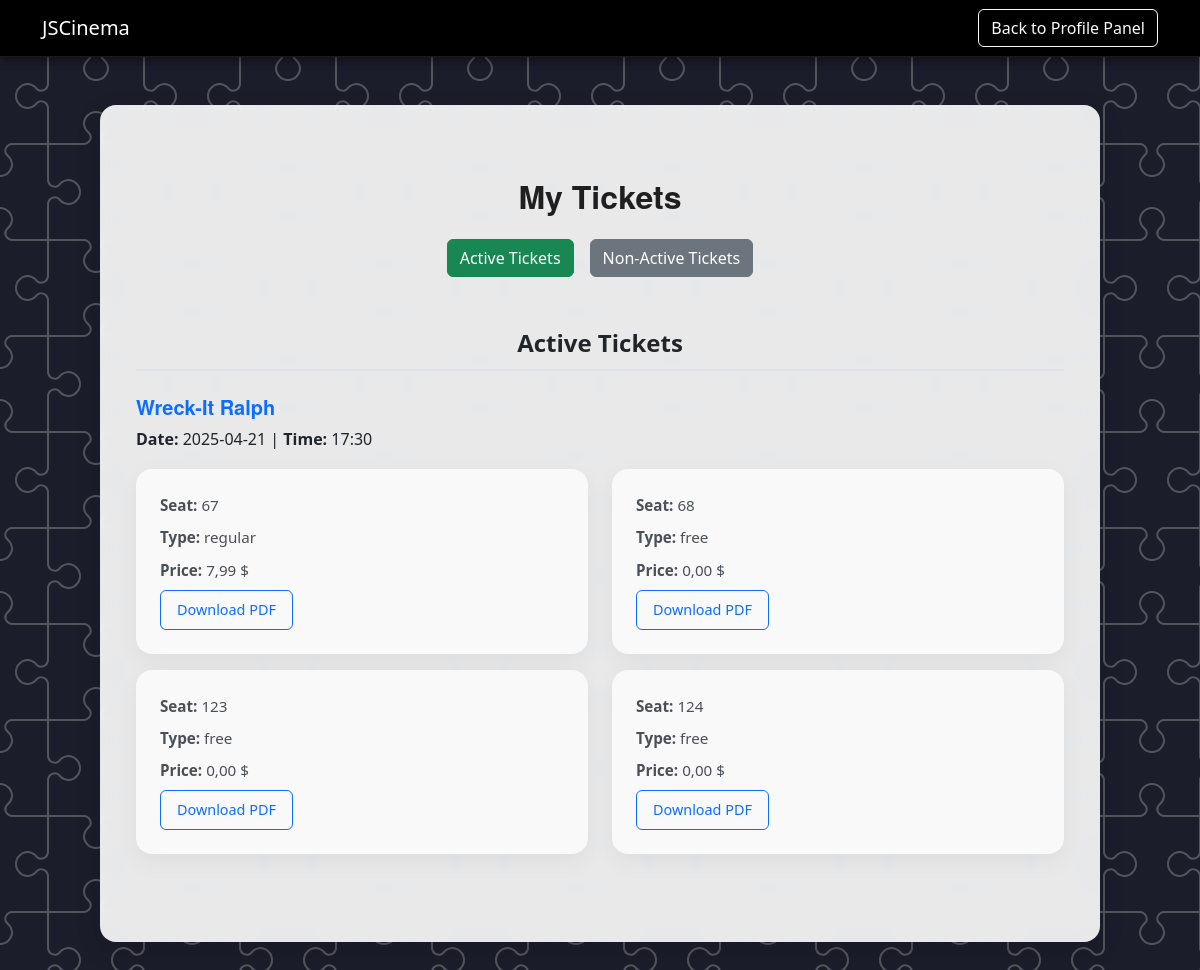
Screenshot of /my_tickets.php (signed in) with the database file from the repository.
### tables this page shows
CREATE TABLE `purchased_tickets` (
  `id` int(11) NOT NULL,
  `user_id` int(11) DEFAULT NULL,
  `movie_id` int(11) NOT NULL,
  `screening_id` int(11) NOT NULL,
  `seat_id` int(11) NOT NULL,
  `ticket_type` enum('regular','children','club','youth','senior','free') NOT NULL,
  `price` decimal(5,2) NOT NULL,
  `purchase_date` timestamp NOT NULL DEFAULT current_timestamp()
);

### my_tickets.php (the view, shortened to what this page needs)
<?php
require 'db_connection.php';
$user_id = $_SESSION['user_id'];
$current_time = date('Y-m-d H:i:s');
$sql = "SELECT pt.id, pt.seat_id, pt.ticket_type, pt.price, s.screening_date, s.start_time,
               m.name as movie_name
        FROM purchased_tickets pt
        JOIN screenings s ON pt.screening_id = s.id
        JOIN movies m ON s.movie_id = m.id
        WHERE pt.user_id = ?
        ORDER BY s.screening_date DESC, s.start_time DESC";
$stmt = $conn->prepare($sql);
$stmt->bind_param("i", $user_id);
$stmt->execute();
$result = $stmt->get_result();
$active_tickets = [];
$non_active_tickets = [];
while ($row = $result->fetch_assoc()) {
    $screening_datetime = $row['screening_date'] . ' ' . $row['start_time'];
    if ($screening_datetime > $current_time) {
        $active_tickets[] = $row;
    } else {
        $non_active_tickets[] = $row;
    }
}
?>
<!DOCTYPE html>
<html lang="en">
<head>
    <link href="https://cdn.jsdelivr.net/npm/bootstrap@5.3.3/dist/css/bootstrap.min.css" rel="stylesheet">
    <link rel="stylesheet" href="style.css">
</head>
<body class="mytickets">
<nav class="navbar navbar-expand-lg navbar-dark bg-dark">
    <div class="container">
        <a class="navbar-brand" href="index.php">JSCinema</a>
        <a href="profile.php" class="btn btn-outline-light">Back to Profile Panel</a>
    </div>
</nav>
<div class="container my-5 card-body-mytickets p-4">
<div class="container my-5">
    <div class="container my-5 mytickets-buttons">
        <h2 class="mb-4">My Tickets</h2>
        <div class="d-flex justify-content-center gap-3 mb-4">
        <button class="btn btn-success" id="showActive">Active Tickets</button>
            <button class="btn btn-secondary" id="showNonActive">Non-Active Tickets</button>
        </div>
    </div>
    <div id="activeTickets">
        <div class="filter-title">Active Tickets</div>
        <?php if (empty($active_tickets)): ?>
            <p class="text-muted">You have no active tickets.</p>
        <?php else: ?>
            <?php
            $grouped = [];
            foreach ($active_tickets as $ticket) {
                $key = $ticket['movie_name'] . '|' . $ticket['screening_date'] . '|' . $ticket['start_time'];
                $grouped[$key][] = $ticket;
            }
            ?>
            <?php foreach ($grouped as $key => $tickets): ?>
                <?php
                list($movie_name, $date, $time) = explode('|', $key);
                ?>
                <div class="mb-4">
                    <h5 class="text-primary"><?= htmlspecialchars($movie_name) ?></h5>
                    <p><strong>Date:</strong> <?= htmlspecialchars($date) ?> | <strong>Time:</strong> <?= substr(htmlspecialchars($time), 0, 5) ?></p>
                    <div class="row">
                        <?php foreach ($tickets as $ticket): ?>
                            <div class="col-md-6 mb-3">
                                <div class="card-profile-ticket border-success">
                                    <div class="card-body">
                                        <p class="card-text"><strong>Seat:</strong> <?= htmlspecialchars($ticket['seat_id']) ?></p>
                                        <p class="card-text"><strong>Type:</strong> <?= htmlspecialchars($ticket['ticket_type']) ?></p>
                                        <p class="card-text"><strong>Price:</strong> <?= number_format($ticket['price'], 2, ',', ' ') ?> $</p>
                                        <a href="generate_ticket_p.php?ticket_id=<?= $ticket['id'] ?>" class="btn btn-outline-primary">Download PDF</a>
                                    </div>
                                </div>
                            </div>
                        <?php endforeach; ?>
                    </div>
                </div>
            <?php endforeach; ?>
        <?php endif; ?>
    </div>
</div>
</div>
</body>
</html>

### rows the page displays
purchased_tickets: seat "67", ticket_type "regular", price "7,99"
purchased_tickets: seat "68", ticket_type "free", price "0,00"
purchased_tickets: seat "123", ticket_type "free", price "0,00"
purchased_tickets: seat "124", ticket_type "free", price "0,00"

### other values shown
$movie_name "Wreck-It Ralph"
$date "2025-04-21"
substr(htmlspecialchars($time), 0, 5) "17:30"
